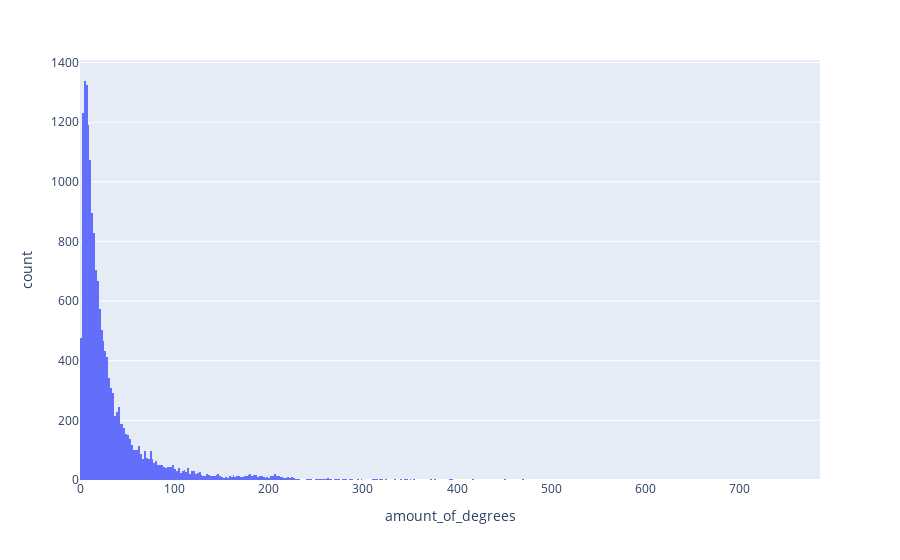

Notebook code for this chart:
### Markdown cell above
**3) How does this distributions look like?**

### Code cell
import plotly.express as px

fig1 = px.histogram(actorsdata, x="amount_of_degrees")
fig1.show()

### Figure 1 — Plotly figure (JSON) as saved in the notebook; plotly's stock layout.template omitted (floating-point values rounded to 4 significant figures; data arrays with more than 128 entries replaced by an {"elided": "..."} marker saying what was removed)
{"data": [{"alignmentgroup": "True", "bingroup": "x", "hovertemplate": "amount_of_degrees=%{x}<br>count=%{y}<extra></extra>", "legendgroup": "", "marker": {"color": "#636efa", "pattern": {"shape": ""}}, "name": "", "offsetgroup": "", "orientation": "v", "showlegend": false, "type": "histogram", "x": {"elided": "17577 int values"}, "xaxis": "x", "yaxis": "y"}], "layout": {"barmode": "relative", "legend": {"tracegroupgap": 0}, "margin": {"t": 60}, "xaxis": {"anchor": "y", "domain": [0, 1], "title": {"text": "amount_of_degrees"}}, "yaxis": {"anchor": "x", "domain": [0, 1], "title": {"text": "count"}}}}
